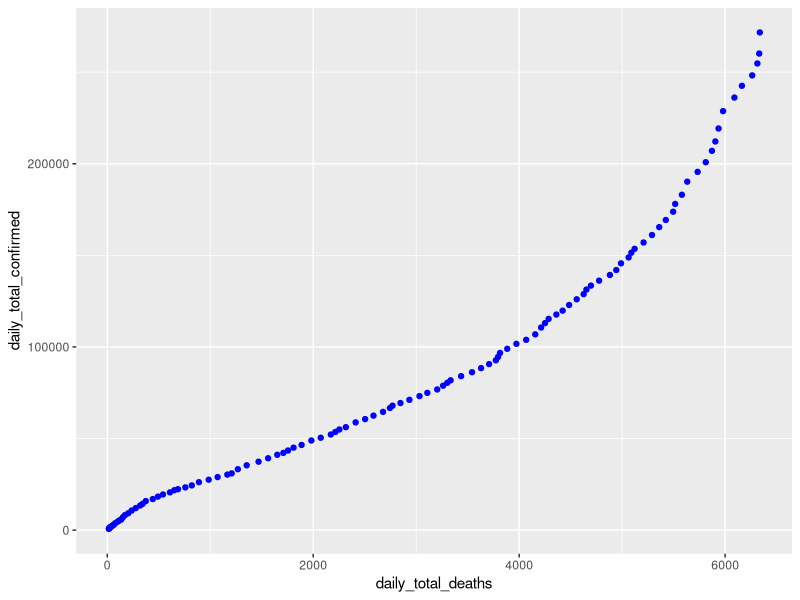
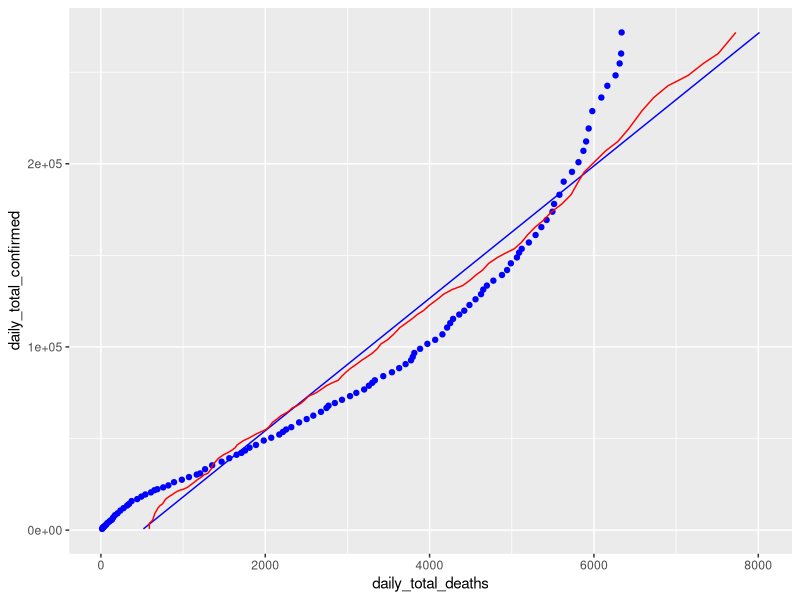
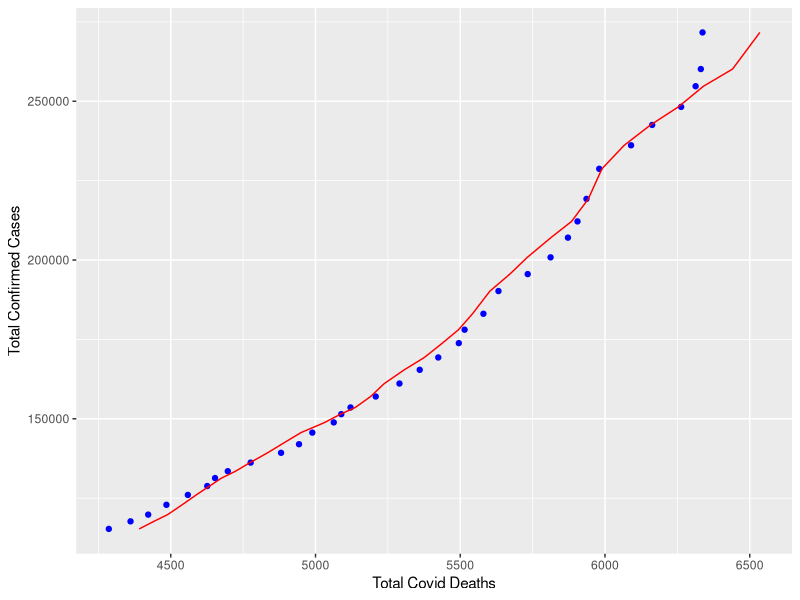
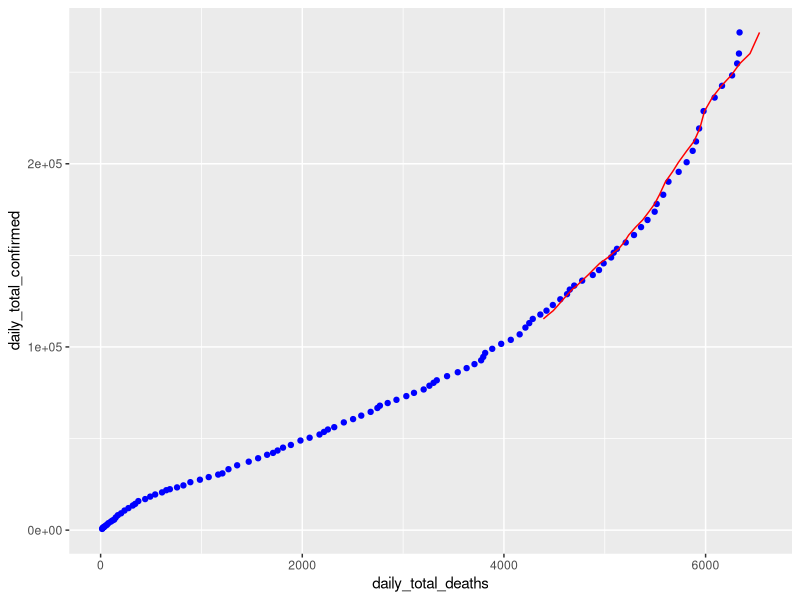

Generate these figures, in order, with R: (Note: this script raises an error after producing the figures.)
library(ggplot2)

build_offset_columns <- function(input_df,target_col,range_vector){
  
  ### Unlist the Target column to get a vector. Otherwise we spin our wheels in a df
  process_col <- unlist(input_df[target_col])
  
  #### Build a series of columns that offset the values of the target_col by the range vector
  for (offset_count in 1:length(range_vector))
  {
    offset_value <- range_vector[offset_count]
    i <- 0
    offset_col <- sapply(process_col,function(x){
      i <<- i + 1
      ### Return nothing for first 21 days
      if (i <= offset_value) { return(0) }
      return(process_col[i-offset_value])
      
    },simplify="array")
    
    thisColName <- paste("offset_",offset_value,sep="")
    
    input_df <- cbind(input_df,offset_col)
    
    colnames(input_df)[length(colnames(input_df))] <- thisColName
    
    
  }### END each vector elements
  
  return(input_df)  
  
}### END build_minus_column


## Set the working directory to the root of your DSC 520 directory
#setwd("C:\\Users\\newcomb\\DSCProjects\\DSC\\covid")
setwd("L:\\stonk\\projects\\DSC\\DSC\\covid")

### Read CSV 

#ca_hospital_df <- read.csv("final_CA_Hospital.csv")
ca_covid_df <- read.csv("final_CA_Confirmed.csv")
#ca_population_df <- read.csv("final_CA_county_population.csv")
#ca_demo_df <- read.csv("Final_CA_Race_Demographic.csv")

### strip first column which duplicates row Index.It's a write.CSV thing
#ca_hospital_df   <- ca_hospital_df[,2:length(ca_hospital_df)]
ca_covid_df      <- ca_covid_df[,2:length(ca_covid_df)]
#ca_population_df <- ca_population_df[,2:length(ca_population_df)]
#ca_demo_df       <- ca_hospital_df[,2:length(ca_demo_df)]

#tail(ca_hospital_df)
#tail(ca_covid_df)
#tail(ca_population_df)
#tail(ca_demo_df)

### Split counties into separate groups counties > 2% and less than
#counties_by_size_index <- order(ca_population_df$population,decreasing = TRUE)
#counties_biggest_index <- counties_by_size_index[1:12] 
#counties_smallest_index <-counties_by_size_index[13:length(counties_by_size_index)] 

### Get Names of Biggest counties by population
#counties_biggest_names <- sapply(counties_biggest_index, function(x){
#  return(ca_population_df$county[x])
#},simplify = "array")
#counties_biggest_names

### Get Names of Smallest counties by population
#counties_smallest_names <- sapply(counties_smallest_index, function(x){
#  return(ca_population_df$county[x])
#},simplify = "array")
#counties_smallest_names

## Fit a linear model between confirmed and deaths
covid_base_lm <-  lm(totalcountdeaths ~ totalcountconfirmed, data=ca_covid_df)

## View the summary of your model using `summary()`
summary(covid_base_lm)
sqrt(.9753)

### Raw plot prediction of confirmed vs deaths
## Creating predictions using `predict()`
#covid_base_predict_df <- data.frame(totalcountdeaths = predict(covid_base_lm, newdata=ca_covid_df), totalcountconfirmed=ca_covid_df$totalcountconfirmed)

############################################################
### build statewide Numbers - daily_covid_df
############################################################

#### Crunch the data frame to daily sums
covid_dates <- unique(ca_covid_df$date)

### build statewide confirmed numbers
daily_total_confirmed <- sapply(covid_dates,function(x){
  ### Build data frame for each date
  this_df <- (ca_covid_df [which(ca_covid_df$date == x),])
  ### Sum confirmed for daily total
  return(sum(this_df$totalcountconfirmed) )
},simplify="array")

daily_total_deaths <- sapply(covid_dates,function(x){
  this_df <- (ca_covid_df [which(ca_covid_df$date == x),])
  ### Sum deaths for daily total
  return(sum(this_df$totalcountdeaths) )
},simplify="array")

#### Assign friendly date column name
date <- covid_dates

#### Build summarized totals by date
daily_covid_df <- data.frame(date,daily_total_confirmed,daily_total_deaths)

#############################################################
### Correlation
#############################################################
ggplot(data = daily_covid_df, aes(y = daily_total_confirmed, x = daily_total_deaths)) + geom_point(color='blue') +
  scale_y_continuous(labels = function(x) format(x, scientific = FALSE))

cor(daily_covid_df$daily_total_confirmed,daily_covid_df$daily_total_deaths)


############################################################
### build confirmed offset columns from 1 to 21
############################################################
daily_covid_df
offset_daily_df <- build_offset_columns(daily_covid_df,"daily_total_confirmed",1:21)

### Correlate Daily Total row
### Looking for column with highest correlation value
### Looks like offset_9 
cor(offset_daily_df[2:length(colnames(offset_daily_df))])[2,]


############################################################
############################################################
############################################################
### Modeling:
### Build Linear Models here
############################################################
############################################################
############################################################

### Base Model comparing confirmed and deaths on the same day. There is a lag between the two
### Predicting: Deaths based on confirmed
state_CD_base_lm <-  lm(daily_total_deaths ~ daily_total_confirmed, data=offset_daily_df)


### Created Prediction data frame using the base model
### Build prediction based on Model
### State Confirmed/Deaths - state_CD_base_predict_df
state_CD_base_predict_df <- data.frame(
  daily_total_deaths = predict(state_CD_base_lm, 
                               newdata=offset_daily_df), 
  daily_total_confirmed=offset_daily_df$daily_total_confirmed)

### Analyze Base mode
## View the summary of your model using `summary()`
summary(state_CD_base_lm)
sqrt(.9467) ## R=.9729851

#### Get residuals from prediction
base_residual <- offset_daily_df$daily_total_deaths - state_CD_base_predict_df$daily_total_deaths
### Base Error
base_residual <- sum(base_residual^2)

### Build Model off of offset_9. This offset had the highest correlation value between confirmed and deaths.
state_CD_offset_9_lm <-  lm(daily_total_deaths ~ offset_9, data=offset_daily_df)

### Created Prediction data frame using offset_15
### Build prediction based on Model
state_CD_offset_9_predict_df <- data.frame(
  daily_total_deaths = predict(state_CD_offset_9_lm, 
                               newdata=offset_daily_df), 
  daily_total_confirmed=offset_daily_df$daily_total_confirmed)

### Analyze Offset_9
## View the summary of your model using `summary()`
summary(state_CD_offset_9_lm)
sqrt(.9619) ## R=0.980765

#### Get residuals from prediction - Subtract Death data from death prediction
offset_9_residual <- offset_daily_df$daily_total_deaths - state_CD_offset_9_predict_df$daily_total_deaths
### Base Error
offset_9_residual <- sum(offset_9_residual^2)

offset_9_residual


### Build Model off of offset_15. The given time from infection to death is 21 days. 5 days from infection to symptom.
### Assume quick testing, and 3 days turn around. Which is pretty optimistic but a good starting place
state_CD_offset_15_lm <-  lm(daily_total_deaths ~ offset_15, data=offset_daily_df)

### Created Prediction data frame using offset_15
### Build prediction based on Model
state_CD_offset_15_predict_df <- data.frame(
  daily_total_deaths = predict(state_CD_offset_15_lm, 
                               newdata=offset_daily_df), 
  daily_total_confirmed=offset_daily_df$daily_total_confirmed)


### Analyze Offset_15
## View the summary of your model using `summary()`
summary(state_CD_offset_15_lm)
sqrt(.9564) ## R=0.9779571

#### Get residuals from prediction - Subtract Death data from death prediction
offset_15_residual <- offset_daily_df$daily_total_deaths - state_CD_offset_15_predict_df$daily_total_deaths
### Base Error
offset_15_residual <- sum(offset_15_residual^2)

### TRUE! Less Error than base Model, but visually....not quite aligning
offset_15_residual < base_residual


############################################################
############################################################
############################################################
### plotting:
############################################################
############################################################
############################################################

######################################################################################
#### Verify work with Plot
######################################################################################
## Blue Base plot: Confirmed by deaths over time -
## Red Offset_9
## Black Offset_16
ggplot(data = offset_daily_df, aes(y = daily_total_confirmed, x = daily_total_deaths)) +
  geom_point(color='blue') +
  geom_line(color='blue',data = state_CD_base_predict_df, aes(y=daily_total_confirmed, x=daily_total_deaths)) +
  geom_line(color='red',data = state_CD_offset_9_predict_df, aes(y=daily_total_confirmed, x=daily_total_deaths)) 
  #geom_line(color='black',data = state_CD_offset_15_predict_df, aes(y=daily_total_confirmed, x=daily_total_deaths)) 


######################################################################################
#### Analysis: The model holds pretty well until 4500 deaths. Let's examine that.
#### The Death to confirmed ration shifts significant starting in June.
#### Let's model based on post June Data
######################################################################################

############################################################
############################################################
############################################################
### Modeling: Post June
############################################################
############################################################
############################################################

june_offset_df <- offset_daily_df[76:nrow(offset_daily_df),]

### Base Model comparing confirmed and deaths for Post June data
### Predicting: Deaths based on confirmed
june_CD_base_lm <-  lm(daily_total_deaths ~ daily_total_confirmed, data=june_offset_df)


############################################################################
### Created Prediction data frame using the base model
### Build prediction based on Model
### State Confirmed/Deaths - state_CD_base_predict_df
############################################################################
june_CD_base_predict_df <- data.frame( date=june_offset_df$date,
  daily_total_deaths = predict(june_CD_base_lm, 
                               newdata=june_offset_df), 
  daily_total_confirmed=june_offset_df$daily_total_confirmed)

### Analyze Base mode
## View the summary of your model using `summary()`
summary(june_CD_base_lm)
sqrt(.9623) ## R=.9809689

#### Get residuals from prediction
june_base_residual <- june_offset_df$daily_total_deaths - june_CD_base_predict_df$daily_total_deaths
### Base Error
june_base_residual <- sum(june_base_residual^2)

### Look at offset Correlations for post June
### Offset 13 Has the highest correlation for post June
cor(june_offset_df[2:length(colnames(june_offset_df))])[2,]

############################################################################
### Build Offset 9 Model and Data Set
### Base Model comparing confirmed and deaths for Post June data
### Predicting: Deaths based on confirmed
############################################################################
june_CD_offset_9_lm <-  lm(daily_total_deaths ~ offset_9, data=june_offset_df)

summary(june_CD_offset_9_lm)
sqrt(.9899) ## R=.9949372

june_CD_offset_9_predict_df <- data.frame( date=june_offset_df$date,
  daily_total_deaths = predict(june_CD_offset_9_lm, 
                               newdata=june_offset_df), 
  daily_total_confirmed=june_offset_df$daily_total_confirmed)

#### Get residuals from prediction
june_offset_9_residual <- june_offset_df$daily_total_deaths - june_CD_offset_9_predict_df$daily_total_deaths
### Base Error
june_offset_9_residual <- sum(june_offset_9_residual^2)

############################################################################
### Build Offset 13 Model and Data Set
### Base Model comparing confirmed and deaths for Post June data
### Predicting: Deaths based on confirmed
############################################################################
june_CD_offset_13_lm <-  lm(daily_total_deaths ~ offset_13, data=june_offset_df)

summary(june_CD_offset_13_lm)
sqrt(.9957) ## R=.9978477

june_CD_offset_13_predict_df <- data.frame(date=june_offset_df$date,
  daily_total_deaths = predict(june_CD_offset_13_lm, 
                               newdata=june_offset_df), 
  daily_total_confirmed=june_offset_df$daily_total_confirmed)

#### Get residuals from prediction
june_offset_13_residual <- june_offset_df$daily_total_deaths - june_CD_offset_13_predict_df$daily_total_deaths
### Base Error
june_offset_13_residual <- sum(june_offset_13_residual^2)

############################################################################
### Build Offset 14 Model to test our assumptions that there is more error
############################################################################
june_CD_offset_14_lm <-  lm(daily_total_deaths ~ offset_14, data=june_offset_df)

summary(june_CD_offset_14_lm)
sqrt(.9957) ## R=.9978477

june_CD_offset_14_predict_df <- data.frame(date=june_offset_df$date,
  daily_total_deaths = predict(june_CD_offset_14_lm, 
                               newdata=june_offset_df), 
  daily_total_confirmed=june_offset_df$daily_total_confirmed)

#### Get residuals from prediction
june_offset_14_residual <- june_offset_df$daily_total_deaths - june_CD_offset_14_predict_df$daily_total_deaths
### Base Error
june_offset_14_residual <- sum(june_offset_14_residual^2)


june_base_residual 
june_offset_9_residual
june_offset_13_residual
june_offset_14_residual

############################################################
############################################################
############################################################
### plotting: Post June
############################################################


######################################################################################
#### Verify work with Plot############################################################
############################################################
######################################################################################
## Blue Base plot: Confirmed by deaths over time -
## Red Offset_9
## Black Offset_16
ggplot(data = june_offset_df, aes(y = daily_total_confirmed, x = daily_total_deaths)) + geom_point(color='blue') +
  scale_y_continuous(labels = function(x) format(x, scientific = FALSE)) +
#  geom_line(color='blue'  ,data = june_CD_base_predict_df,      aes(y=daily_total_confirmed, x=daily_total_deaths)) +
  geom_line(color='red'   ,data = june_CD_offset_14_predict_df, aes(y=daily_total_confirmed, x=daily_total_deaths)) +
  xlab("Total Covid Deaths") + ylab("Total Confirmed Cases")


ggplot(data = offset_daily_df, aes(y = daily_total_confirmed, x = daily_total_deaths)) + geom_point(color='blue') +
  geom_line(color='red'   ,data = june_CD_offset_14_predict_df, aes(y=daily_total_confirmed, x=daily_total_deaths)) 

nrow(june_CD_offset_14_predict_df)

### Average Deaths per confirmed from 14 days prior
mean(june_CD_offset_14_predict_df$daily_total_deaths / june_CD_offset_14_predict_df$daily_total_confirmed)

sum(june_offset_df$daily_total_deaths)^2
june_offset_14_residual
## Number of observations
## method: str(heights_df)
n <- 33
## Number of regression parameters
p <- 2
## Corrected Degrees of Freedom for Model (p-1)
dfm <- p-1
## Degrees of Freedom for Error (n-p)
dfe <- n-p
## Corrected Degrees of Freedom Total:   DFT = n - 1
dft <- n-1

## Corrected Sum of Squares for Model
## Calculate Sum of the Squares for the prediction model. Greater the number, the greater the error.
ssm <- sum((mean(june_offset_df$daily_total_deaths) - june_CD_offset_14_predict_df$daily_total_deaths)^2)
ssm
## Mean of Squares for Error:   MSE = SSE / DFE
mse <- june_offset_14_residual / dfe
mse

build_rolling_offset <- function(input_df,rolling_days){
  
  
  ### Find the best offset covariance over a period of rolling days
  output_vector <- c()  
  output_vector2 <- c()  
  
  ### Loop through input data frame
  for (i in 1:nrow(input_df)){
    if (i <= rolling_days) {
      output_vector <- append(output_vector,0) 
      output_vector2 <- append(output_vector2,0) 
      next
    }
    #output_vector <- append(output_vector,1) 
    ### Get a subset of the input_df i - rolling_days
    #print(input_df[(i- rolling_days):i,])
    #offset_daily_df[76:nrow(offset_daily_df),]
    #print(temp_df)
    #print(cor(input_df[2:length(input_df)]) )
    #covResponse <- cov(input_df[2:length(input_df)])[2,] 
    #corResposnse <- cor(input_df[2:length(input_df) ],method=c("pearson"))[2,]
    #print(covResponse)
    #print(corResposnse)
    
    temp_df <- input_df[(i - rolling_days):i,2:length(input_df)]
    
    least_residual <- -1
    least_offset <- ""
    most_cor <- -1
    most_cor_offset <- ""
    ### Build Residuals for each offset Column
    ### Loop through each offset column

    tempCor <- (cor(temp_df)[2,])
    #print(max(tempCor[3:length(tempCor)]))
    for (q in 3:length(tempCor)){
      #print(tempCor[q])
      if (most_cor == -1 ){ 
        most_cor <- tempCor[q] 
        most_cor_offset <- colnames(temp_df)[q]
        next
      }
      if (tempCor[q] > most_cor){
        most_cor <- tempCor[q] 
        most_cor_offset <- colnames(temp_df)[q]
      }
      
    }
    #print("Most_cor")
    #print(most_cor)
    #print("Most_cor_offset")
    #print(most_cor_offset)
    
    output_vector2 <- append(output_vector2,most_cor_offset) 
    
      }### END Each data frame row
  
  
  return(output_vector2)  
  #eval(parse(text=command))
  
  
}### END build rolling offset
offset_vectors <- build_rolling_offset(offset_daily_df,30)

adjusted_confirmed <- c()

for (x in 1:length(offset_vectors)){
  if (offset_vectors[x] == 0) {
    adjusted_confirmed <- append(adjusted_confirmed,0)
    next
  }
  thisCol <- offset_vectors[x]
  thisVal <- offset_daily_df[thisCol]
  adjusted_confirmed <- append(adjusted_confirmed, thisVal[x,1])
}
adjusted_confirmed

adjusted_df <- data.frame(date=offset_daily_df$date,daily_total_confirmed=adjusted_confirmed,daily_total_deaths=offset_daily_df$daily_total_deaths)

#### Remove rows that have 0 daily_total_confirmed
adjusted_df <- adjusted_df[ which(adjusted_df$daily_total_confirmed > 0),]

adjusted_lm <-  lm(daily_total_deaths ~ daily_total_confirmed, data=offset_daily_df)

summary(adjusted_lm)
sqrt(.9957) ## R=.9978477
adjusted_predict_df
adjusted_predict_df <- data.frame(date=adjusted_df$date,
                                           daily_total_deaths = predict(adjusted_lm, 
                                                                        newdata=adjusted_df), 
                                           daily_total_confirmed=adjusted_df$daily_total_confirmed)

ggplot(data = offset_daily_df, aes(y = daily_total_confirmed, x = daily_total_deaths)) + geom_point(color='blue') +
  geom_line(color='red'   ,data = adjusted_predict_df, aes(y=daily_total_confirmed, x=daily_total_deaths)) 
